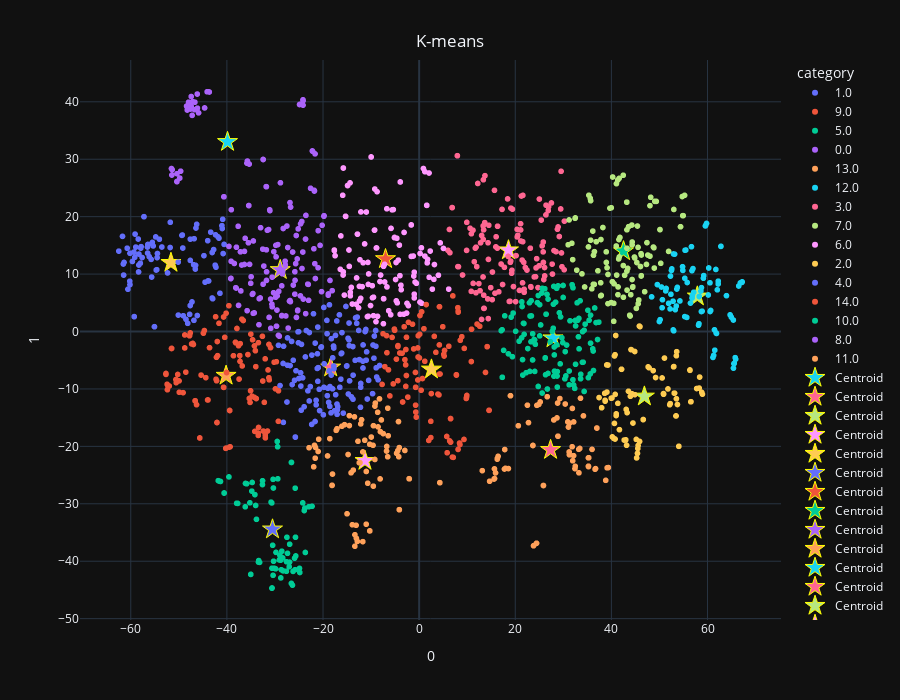

The notebook cell this image was saved under:
### Code cell
build_scatter_2d(df, projections, centroids, 'K-means')
